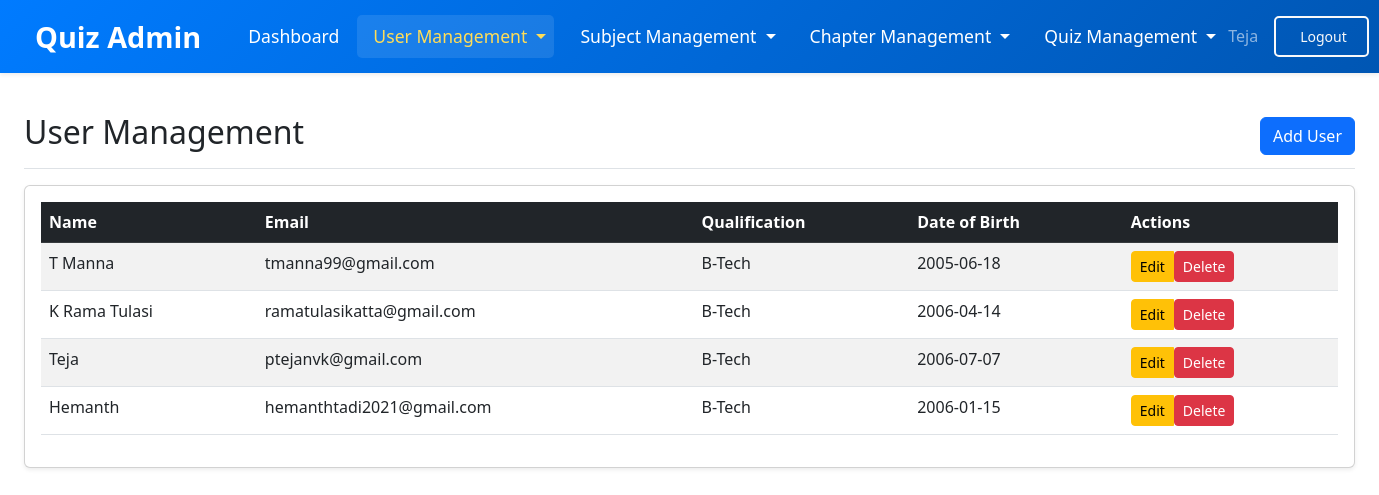
Before: /admin/users (signed in) with the older database file.
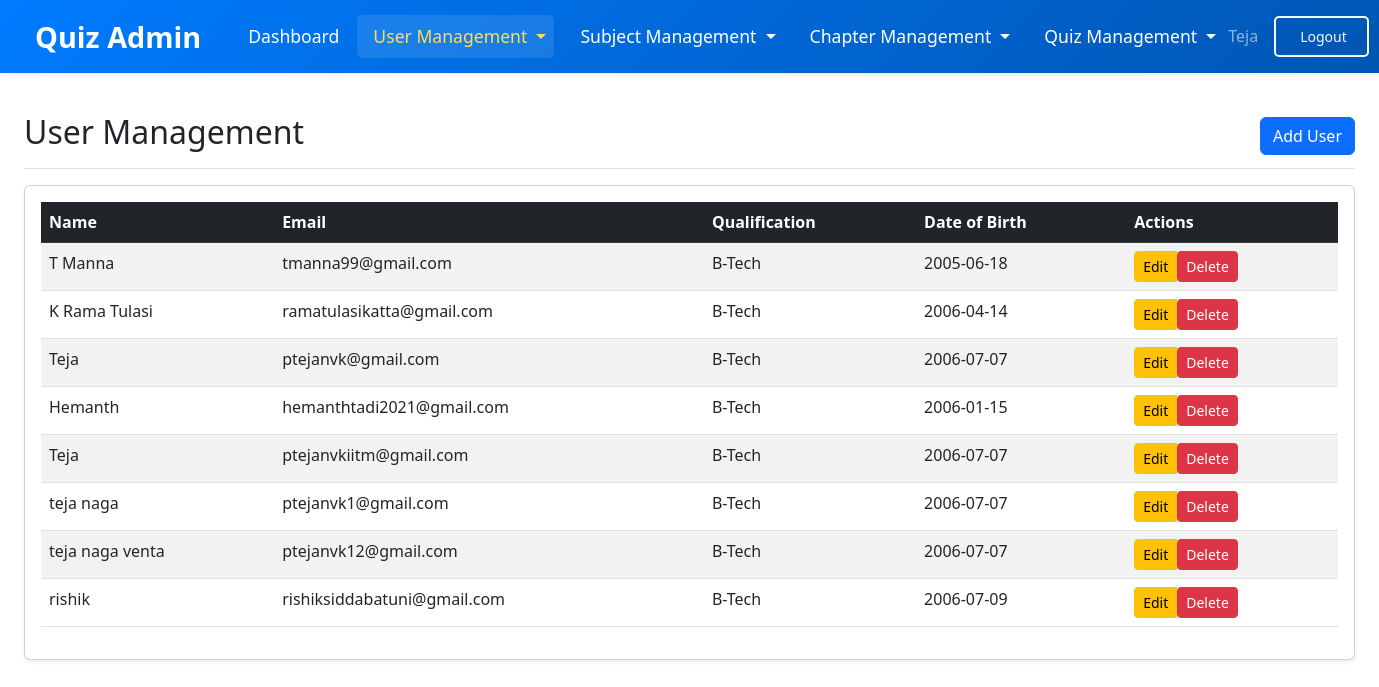
After: the same page with the newer database file.
### models/models.py (models this page shows)
class User(db.Model, UserMixin):
    __tablename__ = 'user'
    id = db.Column(db.Integer , primary_key = True,autoincrement=True)
    email = db.Column(db.String(150) , unique=True)
    password = db.Column(db.String(150))
    name = db.Column(db.String(150))
    qualification = db.Column(db.String(150))
    dob = db.Column(db.Date, nullable=True)
    is_admin = db.Column(db.Boolean, default=False)
    scores = db.relationship('Score', backref='user', lazy=True)

### models/admin.py (the view)
@admin.route('/users')
@login_required
@admin_required
def users():
    users = User.query.filter_by(is_admin=False).all()
    return render_template('admin/users.html', user=current_user, users=users)

### models/__init__.py (called while the page is built)
def create_app():
    app = Flask(__name__, template_folder=r'C:\Users\DELL\OneDrive\Desktop\quiz-app(final)\quiz-application\templates')
    app.config['SECRET_KEY'] = '24f1005262'
    app.config['SQLALCHEMY_DATABASE_URI'] = f'sqlite:///{DB_NAME}'
    app.config['SQLALCHEMY_TRACK_MODIFICATIONS'] = False
    db.init_app(app)
    l_manager = LoginManager()
    l_manager.login_view = 'auth.login'
    l_manager.init_app(app)
    from .models import User
    @l_manager.user_loader
    def load_user(id):
        return User.query.get(int(id))
    from .auth import auth
    from .views import views
    from .admin import admin
    app.register_blueprint(auth, url_prefix='/')
    app.register_blueprint(views, url_prefix='/')
    app.register_blueprint(admin, url_prefix='/admin')
    create_database(app)
    create_admin(app)
    return app

### models/admin.py (called while the page is built)
def admin_required(f):
    @wraps(f)
    def decorated_function(*args, **kwargs):
        if not current_user.is_authenticated or not current_user.is_admin:
            flash('Access denied. Admin privileges required.', category='error')
            return redirect(url_for('views.home'))
        return f(*args, **kwargs)
    return decorated_function

### templates/admin/users.html (shortened to what this page needs)
{% extends "admin/admin_layout.html" %}
{% block admin_content %}
<div class="d-flex justify-content-between flex-wrap flex-md-nowrap align-items-center pt-3 pb-2 mb-3 border-bottom">
    <h1 class="h2">User Management</h1>
    <a href="{{ url_for('admin.add_user') }}" class="btn btn-primary">Add User</a>
</div>
<div class="card shadow-sm">
    <div class="card-body">
        <div class="table-responsive">
            <table class="table table-striped table-hover">
                <thead class="table-dark">
                    <tr>
                        <th>Name</th>
                        <th>Email</th>
                        <th>Qualification</th>
                        <th>Date of Birth</th>
                        <th>Actions</th>
                    </tr>
                </thead>
                <tbody>
                    {% for user in users %}
                    <tr>
                        <td>{{ user.name }}</td>
                        <td>{{ user.email }}</td>
                        <td>{{ user.qualification }}</td>
                        <td>{{ user.dob }}</td>
                        <td>
                            <div class="btn-group" role="group">
                                <a href="{{ url_for('admin.edit_user', user_id=user.id) }}" class="btn btn-sm btn-warning">Edit</a>
                                <form action="{{ url_for('admin.delete_user', user_id=user.id) }}" method="POST" class="d-inline">
                                    <button type="submit" class="btn btn-sm btn-danger" onclick="return confirm('Are you sure you want to delete this user?')">Delete</button>
                                </form>
                            </div>
                        </td>
                    </tr>
                    {% endfor %}
                </tbody>
            </table>
        </div>
    </div>
</div>
{% endblock admin_content %}

### templates/admin/admin_layout.html (shortened to what this page needs)
{% extends "layout.html" %}
{% block content %}
<nav class="navbar navbar-expand-lg navbar-dark bg-dark shadow-sm sticky-top">
    <div class="container-fluid">
        <a class="navbar-brand" href="{{ url_for('admin.dashboard') }}">
            Quiz Admin
        </a>
        <div class="collapse navbar-collapse" id="adminNavbar">
            <ul class="navbar-nav me-auto mb-2 mb-lg-0">
                <li class="nav-item">
                    <a class="nav-link {% if request.endpoint == 'admin.dashboard' %}active{% endif %}" href="{{ url_for('admin.dashboard') }}">
                        Dashboard
                    </a>
                </li>
                <li class="nav-item dropdown">
                    <a class="nav-link dropdown-toggle {% if request.endpoint in ['admin.users', 'admin.add_user'] %}active{% endif %}" href="#" id="userDropdown" role="button" data-bs-toggle="dropdown" aria-expanded="false">
                        User Management
                    </a>
                </li>
                <li class="nav-item dropdown">
                    <a class="nav-link dropdown-toggle " href="#" id="subjectDropdown" role="button" data-bs-toggle="dropdown" aria-expanded="false">
                        Subject Management
                    </a>
                </li>
                <li class="nav-item dropdown">
                    <a class="nav-link dropdown-toggle " href="#" id="chapterDropdown" role="button" data-bs-toggle="dropdown" aria-expanded="false">
                        Chapter Management
                    </a>
                </li>
                <li class="nav-item dropdown">
                    <a class="nav-link dropdown-toggle " href="#" id="quizDropdown" role="button" data-bs-toggle="dropdown" aria-expanded="false">
                        Quiz Management
                    </a>
                </li>
            </ul>
            <div class="d-flex">
                <span class="navbar-text me-3">
                     {{ user.name }}
                </span>
                <a href="{{ url_for('auth.logout') }}" class="btn btn-outline-light btn-sm">
                    Logout
                </a>
            </div>
        </div>
    </div>
</nav>
<div class="container-fluid py-4 px-4">
    {% block admin_content %}{% endblock %}
</div>
{% endblock content %}

### templates/layout.html (shortened to what this page needs)
<!DOCTYPE html>
<html lang="en">
  <head>
    <link
      href="https://cdn.jsdelivr.net/npm/bootstrap@5.3.0/dist/css/bootstrap.min.css"
      rel="stylesheet"
    />
  </head>
  <body>
    {% block content %}{% endblock %}
  </body>
</html>

### templates/layout.html (style rules this page uses)
.navbar { background: linear-gradient(135deg, #007bff, #0056b3); padding: 15px 0; transition: 0.3s ease-in-out; }
.navbar-brand { font-size: 1.8rem; font-weight: bold; color: #fff; transition: 0.3s; padding: 0 15px; }
.navbar-nav { align-items: center; gap: 10px; }
.navbar-nav .nav-link { color: #ffffff; font-size: 1.1rem; padding: 8px 15px; transition: 0.3s; border-radius: 5px; }
.navbar-nav .nav-link:hover, .navbar-nav .nav-link.active { color: #ffdd57; background-color: rgba(255, 255, 255, 0.1); }
.nav-item { display: flex; align-items: center; }
.navbar .btn-outline-light { padding: 8px 20px; border-width: 2px; font-weight: 500; border-radius: 5px; transition: all 0.3s ease; }
.navbar-collapse { justify-content: flex-end; }

Changed rows visible on the page:
added User: name "Teja", email "ptejanvkiitm@gmail.com", qualification "B-Tech", dob "2006-07-07"
added User: name "teja naga", email "ptejanvk1@gmail.com", qualification "B-Tech", dob "2006-07-07"
added User: name "teja naga venta", email "ptejanvk12@gmail.com", qualification "B-Tech", dob "2006-07-07"
added User: name "rishik", email "rishiksiddabatuni@gmail.com", qualification "B-Tech", dob "2006-07-09"
